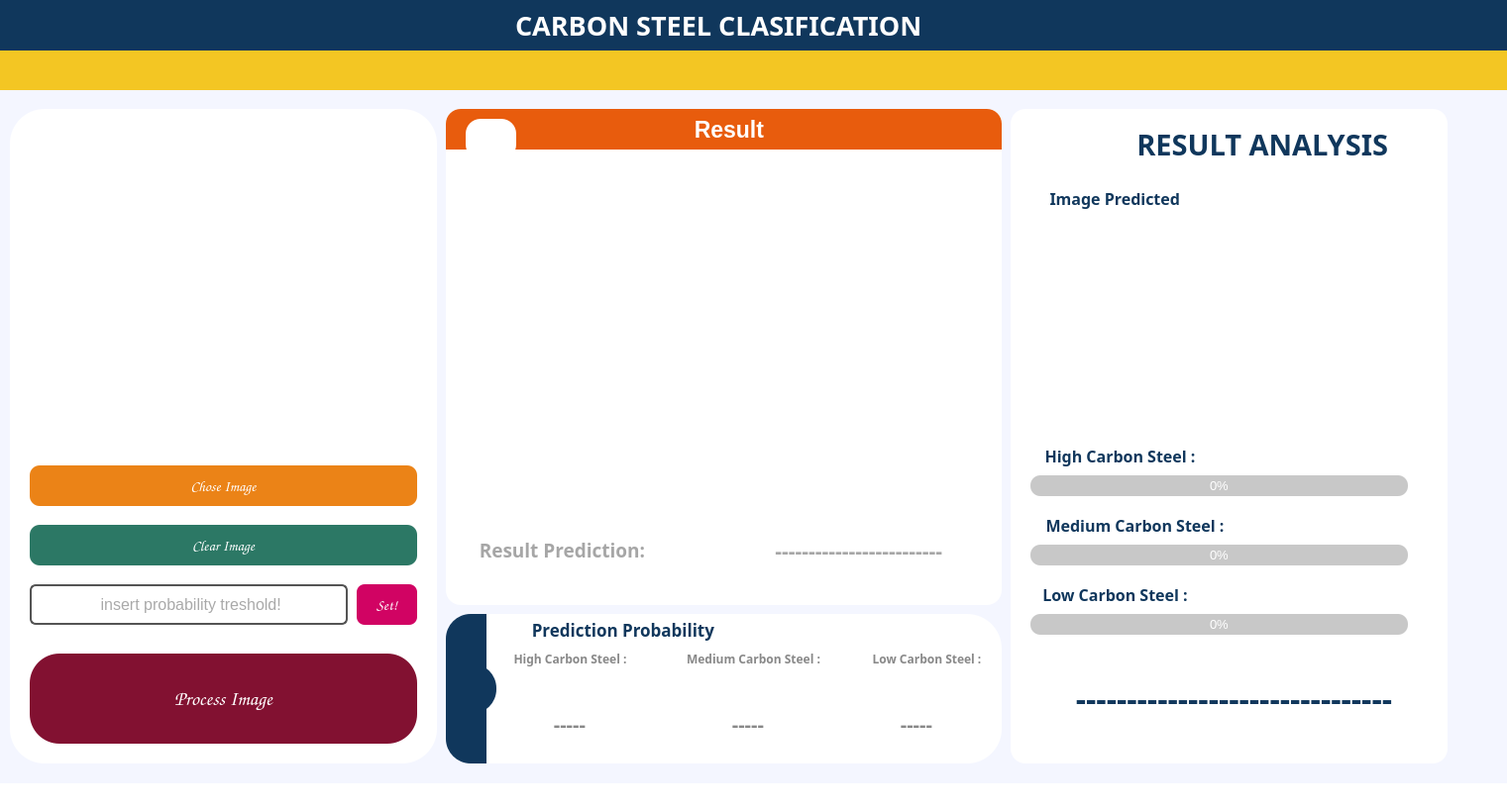
<?xml version="1.0" encoding="UTF-8"?>
<ui version="4.0">
 <class>MainWindow</class>
 <widget class="QMainWindow" name="MainWindow">
  <property name="geometry">
   <rect>
    <x>0</x>
    <y>0</y>
    <width>1521</width>
    <height>820</height>
   </rect>
  </property>
  <property name="font">
   <font>
    <pointsize>8</pointsize>
   </font>
  </property>
  <property name="windowTitle">
   <string>MainWindow</string>
  </property>
  <property name="styleSheet">
   <string notr="true">background-color:rgb(255, 255, 255)</string>
  </property>
  <widget class="QWidget" name="centralwidget">
   <widget class="QWidget" name="main_widget" native="true">
    <property name="geometry">
     <rect>
      <x>0</x>
      <y>50</y>
      <width>1841</width>
      <height>741</height>
     </rect>
    </property>
    <property name="styleSheet">
     <string notr="true">background-color: rgb(244, 246, 255);</string>
    </property>
    <widget class="QWidget" name="widget" native="true">
     <property name="geometry">
      <rect>
       <x>0</x>
       <y>0</y>
       <width>1841</width>
       <height>41</height>
      </rect>
     </property>
     <property name="styleSheet">
      <string notr="true">background-color: rgb(243, 198, 35);</string>
     </property>
     <widget class="QLabel" name="label">
      <property name="geometry">
       <rect>
        <x>630</x>
        <y>8</y>
        <width>71</width>
        <height>31</height>
       </rect>
      </property>
      <property name="text">
       <string/>
      </property>
      <property name="pixmap">
       <pixmap resource="resources.qrc">:/res/icon/Logo-its-biru-transparan.png</pixmap>
      </property>
      <property name="scaledContents">
       <bool>true</bool>
      </property>
     </widget>
     <widget class="QLabel" name="label_4">
      <property name="geometry">
       <rect>
        <x>710</x>
        <y>8</y>
        <width>41</width>
        <height>31</height>
       </rect>
      </property>
      <property name="text">
       <string/>
      </property>
      <property name="pixmap">
       <pixmap resource="resources.qrc">:/res/icon/1542522165-1elektro.png</pixmap>
      </property>
      <property name="scaledContents">
       <bool>true</bool>
      </property>
     </widget>
     <widget class="QLabel" name="label_5">
      <property name="geometry">
       <rect>
        <x>770</x>
        <y>10</y>
        <width>91</width>
        <height>31</height>
       </rect>
      </property>
      <property name="text">
       <string/>
      </property>
      <property name="pixmap">
       <pixmap resource="resources.qrc">:/res/icon/logo_image_1631632938.png</pixmap>
      </property>
      <property name="scaledContents">
       <bool>true</bool>
      </property>
     </widget>
    </widget>
    <widget class="QWidget" name="widget_4" native="true">
     <property name="geometry">
      <rect>
       <x>450</x>
       <y>60</y>
       <width>561</width>
       <height>501</height>
      </rect>
     </property>
     <property name="styleSheet">
      <string notr="true">QWidget{
background-color: rgb(255, 255, 255);
border-radius: 15px;
}</string>
     </property>
     <widget class="QWidget" name="widget_6" native="true">
      <property name="geometry">
       <rect>
        <x>0</x>
        <y>0</y>
        <width>561</width>
        <height>41</height>
       </rect>
      </property>
      <property name="styleSheet">
       <string notr="true">QWidget{
background-color: #E85C0D;
    border-top-left-radius: 15px;
    border-top-right-radius: 15px;
    border-bottom-right-radius: 0;
    border-bottom-left-radius: 0;
}</string>
      </property>
      <widget class="QWidget" name="widget_7" native="true">
       <property name="geometry">
        <rect>
         <x>20</x>
         <y>700</y>
         <width>521</width>
         <height>711</height>
        </rect>
       </property>
       <property name="styleSheet">
        <string notr="true">QWidget{
background-color: rgb(255, 255, 255);
border-radius: 35px;
}</string>
       </property>
       <widget class="QLabel" name="label_13">
        <property name="geometry">
         <rect>
          <x>10</x>
          <y>30</y>
          <width>511</width>
          <height>431</height>
         </rect>
        </property>
        <property name="text">
         <string/>
        </property>
        <property name="pixmap">
         <pixmap resource="resources.qrc">:/res/icon/Please insert Image.png</pixmap>
        </property>
        <property name="alignment">
         <set>Qt::AlignCenter</set>
        </property>
       </widget>
       <widget class="QPushButton" name="pb_insertimage_13">
        <property name="geometry">
         <rect>
          <x>20</x>
          <y>470</y>
          <width>491</width>
          <height>51</height>
         </rect>
        </property>
        <property name="font">
         <font>
          <family>Comic Sans MS</family>
          <pointsize>12</pointsize>
          <weight>75</weight>
          <bold>true</bold>
         </font>
        </property>
        <property name="styleSheet">
         <string notr="true">QPushButton{
color:white;
border:none;
background-color: rgb(235, 131, 23);
border-radius:10px;
}

QPushButton:checked{
color:white;
background-color: #F3C623

}
</string>
        </property>
        <property name="text">
         <string>Chose Image</string>
        </property>
        <property name="icon">
         <iconset resource="resources.qrc">
          <normaloff>:/res/icon/photo (1).png</normaloff>:/res/icon/photo (1).png</iconset>
        </property>
        <property name="iconSize">
         <size>
          <width>30</width>
          <height>30</height>
         </size>
        </property>
        <property name="checkable">
         <bool>true</bool>
        </property>
        <property name="autoExclusive">
         <bool>true</bool>
        </property>
       </widget>
       <widget class="QPushButton" name="pb_insertimage_14">
        <property name="geometry">
         <rect>
          <x>20</x>
          <y>530</y>
          <width>491</width>
          <height>51</height>
         </rect>
        </property>
        <property name="font">
         <font>
          <family>Comic Sans MS</family>
          <pointsize>12</pointsize>
          <weight>75</weight>
          <bold>true</bold>
         </font>
        </property>
        <property name="styleSheet">
         <string notr="true">QPushButton{
color:white;
border:none;
background-color: #2C7865;
border-radius:10px;
}

QPushButton:checked{
color:white;
background-color: #4CCD99

}
</string>
        </property>
        <property name="text">
         <string>Clear Image</string>
        </property>
        <property name="icon">
         <iconset resource="resources.qrc">
          <normaloff>:/res/icon/image.png</normaloff>:/res/icon/image.png</iconset>
        </property>
        <property name="iconSize">
         <size>
          <width>30</width>
          <height>30</height>
         </size>
        </property>
        <property name="checkable">
         <bool>true</bool>
        </property>
        <property name="autoExclusive">
         <bool>true</bool>
        </property>
       </widget>
       <widget class="QPushButton" name="pb_insertimage_15">
        <property name="geometry">
         <rect>
          <x>20</x>
          <y>590</y>
          <width>491</width>
          <height>101</height>
         </rect>
        </property>
        <property name="font">
         <font>
          <family>Comic Sans MS</family>
          <pointsize>12</pointsize>
          <weight>75</weight>
          <bold>true</bold>
         </font>
        </property>
        <property name="styleSheet">
         <string notr="true">QPushButton{
color:white;
border:none;
background-color: #821131;
border-radius:10px;
}

QPushButton:checked{
color:white;
background-color: #C7253E

}
</string>
        </property>
        <property name="text">
         <string>Process Image</string>
        </property>
        <property name="icon">
         <iconset resource="resources.qrc">
          <normaloff>:/res/icon/image-processing.png</normaloff>:/res/icon/image-processing.png</iconset>
        </property>
        <property name="iconSize">
         <size>
          <width>60</width>
          <height>60</height>
         </size>
        </property>
        <property name="checkable">
         <bool>true</bool>
        </property>
        <property name="autoExclusive">
         <bool>true</bool>
        </property>
       </widget>
       <widget class="QLabel" name="label_14">
        <property name="geometry">
         <rect>
          <x>520</x>
          <y>200</y>
          <width>511</width>
          <height>431</height>
         </rect>
        </property>
        <property name="text">
         <string/>
        </property>
        <property name="pixmap">
         <pixmap resource="resources.qrc">:/res/icon/Please insert Image.png</pixmap>
        </property>
        <property name="alignment">
         <set>Qt::AlignCenter</set>
        </property>
       </widget>
      </widget>
      <widget class="QLabel" name="label_8">
       <property name="geometry">
        <rect>
         <x>230</x>
         <y>0</y>
         <width>91</width>
         <height>41</height>
        </rect>
       </property>
       <property name="font">
        <font>
         <pointsize>17</pointsize>
         <weight>75</weight>
         <bold>true</bold>
        </font>
       </property>
       <property name="styleSheet">
        <string notr="true">color: rgb(255, 255, 255);</string>
       </property>
       <property name="text">
        <string>Result</string>
       </property>
       <property name="alignment">
        <set>Qt::AlignRight|Qt::AlignTrailing|Qt::AlignVCenter</set>
       </property>
      </widget>
     </widget>
     <widget class="QLabel" name="label_9">
      <property name="geometry">
       <rect>
        <x>20</x>
        <y>60</y>
        <width>531</width>
        <height>351</height>
       </rect>
      </property>
      <property name="text">
       <string/>
      </property>
      <property name="pixmap">
       <pixmap resource="resources.qrc">:/res/icon/efearg.png</pixmap>
      </property>
      <property name="scaledContents">
       <bool>true</bool>
      </property>
      <property name="alignment">
       <set>Qt::AlignCenter</set>
      </property>
     </widget>
     <widget class="QLabel" name="lblimg_resultimage">
      <property name="geometry">
       <rect>
        <x>30</x>
        <y>70</y>
        <width>511</width>
        <height>331</height>
       </rect>
      </property>
      <property name="text">
       <string/>
      </property>
      <property name="pixmap">
       <pixmap resource="resources.qrc">:/res/icon/Teks paragraf Anda.png</pixmap>
      </property>
      <property name="scaledContents">
       <bool>true</bool>
      </property>
      <property name="alignment">
       <set>Qt::AlignCenter</set>
      </property>
     </widget>
     <widget class="QLabel" name="label_11">
      <property name="geometry">
       <rect>
        <x>10</x>
        <y>420</y>
        <width>191</width>
        <height>51</height>
       </rect>
      </property>
      <property name="font">
       <font>
        <family>Yu Gothic UI Semibold</family>
        <pointsize>14</pointsize>
        <weight>75</weight>
        <bold>true</bold>
       </font>
      </property>
      <property name="layoutDirection">
       <enum>Qt::RightToLeft</enum>
      </property>
      <property name="autoFillBackground">
       <bool>false</bool>
      </property>
      <property name="styleSheet">
       <string notr="true">
color: rgb(166, 166, 166);</string>
      </property>
      <property name="text">
       <string>Result Prediction:</string>
      </property>
      <property name="alignment">
       <set>Qt::AlignRight|Qt::AlignTrailing|Qt::AlignVCenter</set>
      </property>
     </widget>
     <widget class="QLabel" name="lbl_resultPrediction">
      <property name="geometry">
       <rect>
        <x>220</x>
        <y>420</y>
        <width>281</width>
        <height>51</height>
       </rect>
      </property>
      <property name="font">
       <font>
        <family>Yu Gothic UI Semibold</family>
        <pointsize>16</pointsize>
        <weight>75</weight>
        <bold>true</bold>
       </font>
      </property>
      <property name="layoutDirection">
       <enum>Qt::RightToLeft</enum>
      </property>
      <property name="autoFillBackground">
       <bool>false</bool>
      </property>
      <property name="styleSheet">
       <string notr="true">
color: rgb(166, 166, 166);</string>
      </property>
      <property name="text">
       <string>-------------------------</string>
      </property>
      <property name="alignment">
       <set>Qt::AlignRight|Qt::AlignTrailing|Qt::AlignVCenter</set>
      </property>
     </widget>
     <widget class="QLabel" name="label_7">
      <property name="geometry">
       <rect>
        <x>20</x>
        <y>10</y>
        <width>51</width>
        <height>41</height>
       </rect>
      </property>
      <property name="font">
       <font>
        <pointsize>8</pointsize>
       </font>
      </property>
      <property name="text">
       <string/>
      </property>
      <property name="pixmap">
       <pixmap resource="resources.qrc">:/res/icon/performance.png</pixmap>
      </property>
      <property name="scaledContents">
       <bool>true</bool>
      </property>
      <property name="alignment">
       <set>Qt::AlignCenter</set>
      </property>
     </widget>
    </widget>
    <widget class="QWidget" name="widget_2" native="true">
     <property name="geometry">
      <rect>
       <x>10</x>
       <y>60</y>
       <width>431</width>
       <height>661</height>
      </rect>
     </property>
     <property name="styleSheet">
      <string notr="true">QWidget{
background-color: rgb(255, 255, 255);
border-radius: 35px;
}</string>
     </property>
     <widget class="QLabel" name="lblimg_insertImage">
      <property name="geometry">
       <rect>
        <x>20</x>
        <y>20</y>
        <width>391</width>
        <height>321</height>
       </rect>
      </property>
      <property name="styleSheet">
       <string notr="true"/>
      </property>
      <property name="text">
       <string/>
      </property>
      <property name="pixmap">
       <pixmap resource="resources.qrc">:/res/icon/Please insert Image.png</pixmap>
      </property>
      <property name="scaledContents">
       <bool>true</bool>
      </property>
      <property name="alignment">
       <set>Qt::AlignCenter</set>
      </property>
     </widget>
     <widget class="QPushButton" name="pb_choseimage">
      <property name="geometry">
       <rect>
        <x>20</x>
        <y>360</y>
        <width>391</width>
        <height>41</height>
       </rect>
      </property>
      <property name="font">
       <font>
        <family>Comic Sans MS</family>
        <pointsize>11</pointsize>
        <weight>75</weight>
        <bold>true</bold>
       </font>
      </property>
      <property name="styleSheet">
       <string notr="true">QPushButton{
color:white;
border:none;
background-color: rgb(235, 131, 23);
border-radius:10px;
}

QPushButton:hover {
    background-color: rgb(235, 131, 23);
}

QPushButton:pressed {
    background-color: #F3C623
}

</string>
      </property>
      <property name="text">
       <string>Chose Image</string>
      </property>
      <property name="icon">
       <iconset resource="resources.qrc">
        <normaloff>:/res/icon/photo (1).png</normaloff>:/res/icon/photo (1).png</iconset>
      </property>
      <property name="iconSize">
       <size>
        <width>25</width>
        <height>25</height>
       </size>
      </property>
      <property name="checkable">
       <bool>false</bool>
      </property>
      <property name="autoExclusive">
       <bool>false</bool>
      </property>
     </widget>
     <widget class="QPushButton" name="pb_clearimage">
      <property name="geometry">
       <rect>
        <x>20</x>
        <y>420</y>
        <width>391</width>
        <height>41</height>
       </rect>
      </property>
      <property name="font">
       <font>
        <family>Comic Sans MS</family>
        <pointsize>11</pointsize>
        <weight>75</weight>
        <bold>true</bold>
       </font>
      </property>
      <property name="styleSheet">
       <string notr="true">QPushButton{
color:white;
border:none;
background-color: #2C7865;
border-radius:10px;
}



QPushButton:hover {
    background-color: #2C7865;
}

QPushButton:pressed {
    background-color: #4CCD99;
}
</string>
      </property>
      <property name="text">
       <string>Clear Image</string>
      </property>
      <property name="icon">
       <iconset resource="resources.qrc">
        <normaloff>:/res/icon/image.png</normaloff>:/res/icon/image.png</iconset>
      </property>
      <property name="iconSize">
       <size>
        <width>25</width>
        <height>25</height>
       </size>
      </property>
      <property name="checkable">
       <bool>false</bool>
      </property>
      <property name="autoExclusive">
       <bool>true</bool>
      </property>
     </widget>
     <widget class="QLabel" name="label_6">
      <property name="geometry">
       <rect>
        <x>520</x>
        <y>200</y>
        <width>511</width>
        <height>431</height>
       </rect>
      </property>
      <property name="text">
       <string/>
      </property>
      <property name="pixmap">
       <pixmap resource="resources.qrc">:/res/icon/Please insert Image.png</pixmap>
      </property>
      <property name="alignment">
       <set>Qt::AlignCenter</set>
      </property>
     </widget>
     <widget class="QLineEdit" name="tb_treshold">
      <property name="geometry">
       <rect>
        <x>20</x>
        <y>480</y>
        <width>321</width>
        <height>41</height>
       </rect>
      </property>
      <property name="font">
       <font>
        <pointsize>12</pointsize>
       </font>
      </property>
      <property name="styleSheet">
       <string notr="true">QLineEdit {
        border: 2px solid rgb(84, 84, 84);
        border-radius: 6px;
		color :rgb(84, 84, 84);
        background-color: rgb(255, 255, 255);
    }
    QLineEdit:hover {
        border: 2px solid rgb(48, 50, 62);
    }
    QLineEdit:focus {
        border: 2px solid #D10363; 
		
	background-color: rgb(227, 227, 227);
	
    }



</string>
      </property>
      <property name="alignment">
       <set>Qt::AlignCenter</set>
      </property>
      <property name="placeholderText">
       <string> insert probability treshold!</string>
      </property>
     </widget>
     <widget class="QPushButton" name="pb_setTreshold">
      <property name="geometry">
       <rect>
        <x>350</x>
        <y>480</y>
        <width>61</width>
        <height>41</height>
       </rect>
      </property>
      <property name="font">
       <font>
        <family>Comic Sans MS</family>
        <pointsize>11</pointsize>
        <weight>75</weight>
        <bold>true</bold>
       </font>
      </property>
      <property name="styleSheet">
       <string notr="true">QPushButton{
color:white;
border:none;
background-color: #D10363;
border-radius:8px;
}


QPushButton:hover {
    background-color: #D10363;
}

QPushButton:pressed {
    background-color: #EB3678;
}
</string>
      </property>
      <property name="text">
       <string>Set!</string>
      </property>
      <property name="iconSize">
       <size>
        <width>30</width>
        <height>30</height>
       </size>
      </property>
      <property name="checkable">
       <bool>false</bool>
      </property>
      <property name="autoExclusive">
       <bool>false</bool>
      </property>
     </widget>
     <widget class="QPushButton" name="pb_processimage">
      <property name="geometry">
       <rect>
        <x>20</x>
        <y>550</y>
        <width>391</width>
        <height>91</height>
       </rect>
      </property>
      <property name="font">
       <font>
        <family>Comic Sans MS</family>
        <pointsize>15</pointsize>
        <weight>75</weight>
        <bold>true</bold>
       </font>
      </property>
      <property name="styleSheet">
       <string notr="true">QPushButton{
color:white;
border:none;
background-color: #821131;
border-radius:30px;
}


QPushButton:hover {
    background-color: #821131;
}

QPushButton:pressed {
    background-color: #A02334;
}

</string>
      </property>
      <property name="text">
       <string>Process Image</string>
      </property>
      <property name="icon">
       <iconset resource="resources.qrc">
        <normaloff>:/res/icon/image-processing.png</normaloff>:/res/icon/image-processing.png</iconset>
      </property>
      <property name="iconSize">
       <size>
        <width>60</width>
        <height>60</height>
       </size>
      </property>
      <property name="checkable">
       <bool>false</bool>
      </property>
      <property name="autoExclusive">
       <bool>false</bool>
      </property>
     </widget>
    </widget>
    <widget class="QWidget" name="widget_5" native="true">
     <property name="geometry">
      <rect>
       <x>450</x>
       <y>570</y>
       <width>561</width>
       <height>151</height>
      </rect>
     </property>
     <property name="styleSheet">
      <string notr="true">QWidget{
background-color: rgb(255, 255, 255);
border-radius: 35px;
}</string>
     </property>
     <widget class="QWidget" name="widget_10" native="true">
      <property name="geometry">
       <rect>
        <x>0</x>
        <y>0</y>
        <width>41</width>
        <height>151</height>
       </rect>
      </property>
      <property name="styleSheet">
       <string notr="true">QWidget{
background-color: #10375C;
    border-top-left-radius: 25px;
    border-top-right-radius: 0;
    border-bottom-right-radius: 0;
    border-bottom-left-radius: 25px;
}</string>
      </property>
      <widget class="QWidget" name="widget_11" native="true">
       <property name="geometry">
        <rect>
         <x>740</x>
         <y>150</y>
         <width>741</width>
         <height>241</height>
        </rect>
       </property>
       <property name="styleSheet">
        <string notr="true">QWidget{
background-color: rgb(255, 255, 255);
border-radius: 35px;
}</string>
       </property>
      </widget>
      <widget class="QWidget" name="widget_12" native="true">
       <property name="geometry">
        <rect>
         <x>60</x>
         <y>140</y>
         <width>61</width>
         <height>241</height>
        </rect>
       </property>
       <property name="styleSheet">
        <string notr="true">QWidget{
background-color: #10375C;
    border-top-left-radius: 35px;
    border-top-right-radius: 0;
    border-bottom-right-radius: 0;
    border-bottom-left-radius: 35px;
}</string>
       </property>
       <widget class="QWidget" name="widget_13" native="true">
        <property name="geometry">
         <rect>
          <x>740</x>
          <y>150</y>
          <width>741</width>
          <height>241</height>
         </rect>
        </property>
        <property name="styleSheet">
         <string notr="true">QWidget{
background-color: rgb(255, 255, 255);
border-radius: 35px;
}</string>
        </property>
       </widget>
      </widget>
     </widget>
     <widget class="QWidget" name="widget_14" native="true">
      <property name="geometry">
       <rect>
        <x>20</x>
        <y>50</y>
        <width>31</width>
        <height>51</height>
       </rect>
      </property>
      <property name="styleSheet">
       <string notr="true">QWidget{
background-color: #10375C;
    border-top-left-radius: 0;
    border-top-right-radius: 25px;
    border-bottom-right-radius: 25px;
    border-bottom-left-radius: 0;
box-shadow: 0px -3px 5px #a6a6a6;

}

</string>
      </property>
      <widget class="QWidget" name="widget_15" native="true">
       <property name="geometry">
        <rect>
         <x>740</x>
         <y>150</y>
         <width>741</width>
         <height>241</height>
        </rect>
       </property>
       <property name="styleSheet">
        <string notr="true">QWidget{
background-color: rgb(255, 255, 255);
border-radius: 35px;
}</string>
       </property>
      </widget>
      <widget class="QWidget" name="widget_16" native="true">
       <property name="geometry">
        <rect>
         <x>60</x>
         <y>140</y>
         <width>61</width>
         <height>241</height>
        </rect>
       </property>
       <property name="styleSheet">
        <string notr="true">QWidget{
background-color: #10375C;
    border-top-left-radius: 35px;
    border-top-right-radius: 0;
    border-bottom-right-radius: 0;
    border-bottom-left-radius: 35px;
}</string>
       </property>
       <widget class="QWidget" name="widget_17" native="true">
        <property name="geometry">
         <rect>
          <x>740</x>
          <y>150</y>
          <width>741</width>
          <height>241</height>
         </rect>
        </property>
        <property name="styleSheet">
         <string notr="true">QWidget{
background-color: rgb(255, 255, 255);
border-radius: 35px;
}</string>
        </property>
       </widget>
      </widget>
     </widget>
     <widget class="QLabel" name="label_15">
      <property name="geometry">
       <rect>
        <x>60</x>
        <y>30</y>
        <width>131</width>
        <height>31</height>
       </rect>
      </property>
      <property name="font">
       <font>
        <family>Yu Gothic UI Semibold</family>
        <pointsize>9</pointsize>
        <weight>75</weight>
        <bold>true</bold>
       </font>
      </property>
      <property name="layoutDirection">
       <enum>Qt::RightToLeft</enum>
      </property>
      <property name="autoFillBackground">
       <bool>false</bool>
      </property>
      <property name="styleSheet">
       <string notr="true">color: rgb(136, 136, 136)
</string>
      </property>
      <property name="text">
       <string>High Carbon Steel :</string>
      </property>
      <property name="alignment">
       <set>Qt::AlignCenter</set>
      </property>
     </widget>
     <widget class="QLabel" name="label_18">
      <property name="geometry">
       <rect>
        <x>50</x>
        <y>0</y>
        <width>221</width>
        <height>31</height>
       </rect>
      </property>
      <property name="font">
       <font>
        <family>Yu Gothic UI Semibold</family>
        <pointsize>13</pointsize>
        <weight>75</weight>
        <bold>true</bold>
       </font>
      </property>
      <property name="layoutDirection">
       <enum>Qt::RightToLeft</enum>
      </property>
      <property name="autoFillBackground">
       <bool>false</bool>
      </property>
      <property name="styleSheet">
       <string notr="true">color: #10375C
</string>
      </property>
      <property name="text">
       <string>Prediction Probability</string>
      </property>
      <property name="alignment">
       <set>Qt::AlignRight|Qt::AlignTrailing|Qt::AlignVCenter</set>
      </property>
     </widget>
     <widget class="QLabel" name="label_16">
      <property name="geometry">
       <rect>
        <x>230</x>
        <y>30</y>
        <width>161</width>
        <height>31</height>
       </rect>
      </property>
      <property name="font">
       <font>
        <family>Yu Gothic UI Semibold</family>
        <pointsize>9</pointsize>
        <weight>75</weight>
        <bold>true</bold>
       </font>
      </property>
      <property name="layoutDirection">
       <enum>Qt::RightToLeft</enum>
      </property>
      <property name="autoFillBackground">
       <bool>false</bool>
      </property>
      <property name="styleSheet">
       <string notr="true">color: rgb(136, 136, 136)
</string>
      </property>
      <property name="text">
       <string>Medium Carbon Steel :</string>
      </property>
      <property name="alignment">
       <set>Qt::AlignCenter</set>
      </property>
     </widget>
     <widget class="QLabel" name="label_17">
      <property name="geometry">
       <rect>
        <x>420</x>
        <y>30</y>
        <width>131</width>
        <height>31</height>
       </rect>
      </property>
      <property name="font">
       <font>
        <family>Yu Gothic UI Semibold</family>
        <pointsize>9</pointsize>
        <weight>75</weight>
        <bold>true</bold>
       </font>
      </property>
      <property name="layoutDirection">
       <enum>Qt::RightToLeft</enum>
      </property>
      <property name="autoFillBackground">
       <bool>false</bool>
      </property>
      <property name="styleSheet">
       <string notr="true">color: rgb(136, 136, 136)
</string>
      </property>
      <property name="text">
       <string>Low Carbon Steel :</string>
      </property>
      <property name="alignment">
       <set>Qt::AlignCenter</set>
      </property>
     </widget>
     <widget class="QLabel" name="lbl_HCS">
      <property name="geometry">
       <rect>
        <x>60</x>
        <y>80</y>
        <width>81</width>
        <height>61</height>
       </rect>
      </property>
      <property name="font">
       <font>
        <family>Yu Gothic UI Semibold</family>
        <pointsize>15</pointsize>
        <weight>75</weight>
        <bold>true</bold>
       </font>
      </property>
      <property name="layoutDirection">
       <enum>Qt::RightToLeft</enum>
      </property>
      <property name="autoFillBackground">
       <bool>false</bool>
      </property>
      <property name="styleSheet">
       <string notr="true">color: rgb(136, 136, 136)
</string>
      </property>
      <property name="text">
       <string>-----</string>
      </property>
      <property name="alignment">
       <set>Qt::AlignRight|Qt::AlignTrailing|Qt::AlignVCenter</set>
      </property>
     </widget>
     <widget class="QLabel" name="lbl_MCS">
      <property name="geometry">
       <rect>
        <x>240</x>
        <y>80</y>
        <width>81</width>
        <height>61</height>
       </rect>
      </property>
      <property name="font">
       <font>
        <family>Yu Gothic UI Semibold</family>
        <pointsize>15</pointsize>
        <weight>75</weight>
        <bold>true</bold>
       </font>
      </property>
      <property name="layoutDirection">
       <enum>Qt::RightToLeft</enum>
      </property>
      <property name="autoFillBackground">
       <bool>false</bool>
      </property>
      <property name="styleSheet">
       <string notr="true">color: rgb(136, 136, 136)
</string>
      </property>
      <property name="text">
       <string>-----</string>
      </property>
      <property name="alignment">
       <set>Qt::AlignRight|Qt::AlignTrailing|Qt::AlignVCenter</set>
      </property>
     </widget>
     <widget class="QLabel" name="lbl_LCS">
      <property name="geometry">
       <rect>
        <x>410</x>
        <y>80</y>
        <width>81</width>
        <height>61</height>
       </rect>
      </property>
      <property name="font">
       <font>
        <family>Yu Gothic UI Semibold</family>
        <pointsize>15</pointsize>
        <weight>75</weight>
        <bold>true</bold>
       </font>
      </property>
      <property name="layoutDirection">
       <enum>Qt::RightToLeft</enum>
      </property>
      <property name="autoFillBackground">
       <bool>false</bool>
      </property>
      <property name="styleSheet">
       <string notr="true">color: rgb(136, 136, 136)
</string>
      </property>
      <property name="text">
       <string>-----</string>
      </property>
      <property name="alignment">
       <set>Qt::AlignRight|Qt::AlignTrailing|Qt::AlignVCenter</set>
      </property>
     </widget>
    </widget>
    <widget class="QWidget" name="widget_8" native="true">
     <property name="geometry">
      <rect>
       <x>1020</x>
       <y>60</y>
       <width>441</width>
       <height>661</height>
      </rect>
     </property>
     <property name="styleSheet">
      <string notr="true">QWidget{
background-color: rgb(255, 255, 255);
border-radius: 15px;
}</string>
     </property>
     <widget class="QProgressBar" name="PB_MCS">
      <property name="geometry">
       <rect>
        <x>20</x>
        <y>440</y>
        <width>381</width>
        <height>21</height>
       </rect>
      </property>
      <property name="font">
       <font>
        <pointsize>10</pointsize>
        <weight>50</weight>
        <bold>false</bold>
        <strikeout>false</strikeout>
        <kerning>true</kerning>
       </font>
      </property>
      <property name="styleSheet">
       <string notr="true">QProgressBar {
    background-color: rgb(200, 200, 200);
    color: rgb(255, 255, 255);
    border-style: solid;
    border-radius: 10px;
    text-align: center; /* This property does not directly translate to Qt stylesheets */
}

QProgressBar::chunk {
    border-radius: 10px;
    background: qlineargradient(
        x1: 0, y1: 0, x2: 1, y2: 1,
        stop: 0 rgba(185, 105, 254, 255), 
        stop: 1 rgba(106, 211, 255, 255)
    );
}</string>
      </property>
      <property name="value">
       <number>0</number>
      </property>
      <property name="invertedAppearance">
       <bool>false</bool>
      </property>
      <property name="format">
       <string>%p%</string>
      </property>
     </widget>
     <widget class="QProgressBar" name="pb_LCS">
      <property name="geometry">
       <rect>
        <x>20</x>
        <y>510</y>
        <width>381</width>
        <height>21</height>
       </rect>
      </property>
      <property name="font">
       <font>
        <pointsize>10</pointsize>
        <weight>50</weight>
        <bold>false</bold>
        <strikeout>false</strikeout>
        <kerning>true</kerning>
       </font>
      </property>
      <property name="styleSheet">
       <string notr="true">QProgressBar {
    background-color: rgb(200, 200, 200);
       color: rgb(255, 255, 255);
    border-style: solid;

    border-radius: 10px;
    text-align: center; /* This property does not directly translate to Qt stylesheets */
}

QProgressBar::chunk {
    border-radius: 10px;
    background: qlineargradient(
        x1: 0, y1: 0, x2: 1, y2: 1,
		stop: 0 #4a93ff,              /* Bright blue */
        stop: 0.14 #00b9fe,           /* Cyan */
        stop: 0.28 #00dbec,           /* Lighter Cyan */
        stop: 0.42 #00f4cd,           /* Pale turquoise */
        stop: 0.56 #00ffa4,           /* Mint green */
        stop: 0.70 #00ff75,           /* Lime green */
        stop: 0.85 #abff41,           /* Chartreuse green */
        stop: 1 #ffee00               /* Yellow */

    );
}</string>
      </property>
      <property name="value">
       <number>0</number>
      </property>
      <property name="invertedAppearance">
       <bool>false</bool>
      </property>
      <property name="format">
       <string>%p%</string>
      </property>
     </widget>
     <widget class="QProgressBar" name="pb_HCS">
      <property name="geometry">
       <rect>
        <x>20</x>
        <y>370</y>
        <width>381</width>
        <height>21</height>
       </rect>
      </property>
      <property name="font">
       <font>
        <pointsize>10</pointsize>
        <weight>50</weight>
        <bold>false</bold>
        <strikeout>false</strikeout>
        <kerning>true</kerning>
       </font>
      </property>
      <property name="styleSheet">
       <string notr="true">QProgressBar {
    background-color: rgb(200, 200, 200);
       color: rgb(255, 255, 255);
    border-style: solid;

    border-radius: 10px;
    text-align: center; /* This property does not directly translate to Qt stylesheets */
}

QProgressBar::chunk {
    border-radius: 10px;
    background: qlineargradient(
        x1: 0, y1: 0, x2: 1, y2: 1,
		stop: 0 rgba(255, 69, 0, 255),   /* Red Orange */
		stop: 1 rgba(255, 255, 0, 255)   /* Yellow */

    );
}</string>
      </property>
      <property name="value">
       <number>0</number>
      </property>
      <property name="invertedAppearance">
       <bool>false</bool>
      </property>
      <property name="format">
       <string>%p%</string>
      </property>
     </widget>
     <widget class="QLabel" name="label_25">
      <property name="geometry">
       <rect>
        <x>20</x>
        <y>340</y>
        <width>181</width>
        <height>21</height>
       </rect>
      </property>
      <property name="font">
       <font>
        <family>Yu Gothic UI Semibold</family>
        <pointsize>12</pointsize>
        <weight>75</weight>
        <bold>true</bold>
       </font>
      </property>
      <property name="layoutDirection">
       <enum>Qt::RightToLeft</enum>
      </property>
      <property name="autoFillBackground">
       <bool>false</bool>
      </property>
      <property name="styleSheet">
       <string notr="true">
color: rgb(16, 55, 92);
</string>
      </property>
      <property name="text">
       <string>High Carbon Steel :</string>
      </property>
      <property name="alignment">
       <set>Qt::AlignCenter</set>
      </property>
     </widget>
     <widget class="QLabel" name="label_26">
      <property name="geometry">
       <rect>
        <x>20</x>
        <y>410</y>
        <width>211</width>
        <height>21</height>
       </rect>
      </property>
      <property name="font">
       <font>
        <family>Yu Gothic UI Semibold</family>
        <pointsize>12</pointsize>
        <weight>75</weight>
        <bold>true</bold>
       </font>
      </property>
      <property name="layoutDirection">
       <enum>Qt::RightToLeft</enum>
      </property>
      <property name="autoFillBackground">
       <bool>false</bool>
      </property>
      <property name="styleSheet">
       <string notr="true">
color: rgb(16, 55, 92);
</string>
      </property>
      <property name="text">
       <string>Medium Carbon Steel :</string>
      </property>
      <property name="alignment">
       <set>Qt::AlignCenter</set>
      </property>
     </widget>
     <widget class="QLabel" name="label_27">
      <property name="geometry">
       <rect>
        <x>20</x>
        <y>480</y>
        <width>171</width>
        <height>21</height>
       </rect>
      </property>
      <property name="font">
       <font>
        <family>Yu Gothic UI Semibold</family>
        <pointsize>12</pointsize>
        <weight>75</weight>
        <bold>true</bold>
       </font>
      </property>
      <property name="layoutDirection">
       <enum>Qt::RightToLeft</enum>
      </property>
      <property name="autoFillBackground">
       <bool>false</bool>
      </property>
      <property name="styleSheet">
       <string notr="true">
color: rgb(16, 55, 92);
</string>
      </property>
      <property name="text">
       <string>Low Carbon Steel :</string>
      </property>
      <property name="alignment">
       <set>Qt::AlignCenter</set>
      </property>
     </widget>
     <widget class="QLabel" name="label_28">
      <property name="geometry">
       <rect>
        <x>40</x>
        <y>10</y>
        <width>341</width>
        <height>51</height>
       </rect>
      </property>
      <property name="font">
       <font>
        <family>LEMON MILK Medium</family>
        <pointsize>22</pointsize>
        <weight>75</weight>
        <bold>true</bold>
       </font>
      </property>
      <property name="layoutDirection">
       <enum>Qt::RightToLeft</enum>
      </property>
      <property name="autoFillBackground">
       <bool>false</bool>
      </property>
      <property name="styleSheet">
       <string notr="true">
color: rgb(16, 55, 92);
</string>
      </property>
      <property name="text">
       <string>RESULT ANALYSIS</string>
      </property>
      <property name="alignment">
       <set>Qt::AlignRight|Qt::AlignTrailing|Qt::AlignVCenter</set>
      </property>
     </widget>
     <widget class="QLabel" name="label_29">
      <property name="geometry">
       <rect>
        <x>20</x>
        <y>70</y>
        <width>151</width>
        <height>41</height>
       </rect>
      </property>
      <property name="font">
       <font>
        <family>Yu Gothic UI Semibold</family>
        <pointsize>12</pointsize>
        <weight>75</weight>
        <bold>true</bold>
       </font>
      </property>
      <property name="layoutDirection">
       <enum>Qt::RightToLeft</enum>
      </property>
      <property name="autoFillBackground">
       <bool>false</bool>
      </property>
      <property name="styleSheet">
       <string notr="true">
color: rgb(16, 55, 92);
</string>
      </property>
      <property name="text">
       <string>Image Predicted</string>
      </property>
      <property name="alignment">
       <set>Qt::AlignRight|Qt::AlignTrailing|Qt::AlignVCenter</set>
      </property>
     </widget>
     <widget class="QLabel" name="lbl_result">
      <property name="geometry">
       <rect>
        <x>20</x>
        <y>560</y>
        <width>411</width>
        <height>71</height>
       </rect>
      </property>
      <property name="font">
       <font>
        <family>Freehand521 BT</family>
        <pointsize>24</pointsize>
        <weight>75</weight>
        <bold>true</bold>
       </font>
      </property>
      <property name="layoutDirection">
       <enum>Qt::LeftToRight</enum>
      </property>
      <property name="autoFillBackground">
       <bool>false</bool>
      </property>
      <property name="styleSheet">
       <string notr="true">
color: rgb(16, 55, 92);
</string>
      </property>
      <property name="text">
       <string>-------------------------------</string>
      </property>
      <property name="alignment">
       <set>Qt::AlignCenter</set>
      </property>
     </widget>
     <widget class="QLabel" name="lblimg_imagpredicted">
      <property name="geometry">
       <rect>
        <x>18</x>
        <y>110</y>
        <width>411</width>
        <height>201</height>
       </rect>
      </property>
      <property name="autoFillBackground">
       <bool>false</bool>
      </property>
      <property name="text">
       <string/>
      </property>
      <property name="pixmap">
       <pixmap resource="resources.qrc">:/res/icon/No source Image.png</pixmap>
      </property>
      <property name="alignment">
       <set>Qt::AlignCenter</set>
      </property>
     </widget>
    </widget>
   </widget>
   <widget class="QWidget" name="Header_widget" native="true">
    <property name="geometry">
     <rect>
      <x>0</x>
      <y>0</y>
      <width>1841</width>
      <height>51</height>
     </rect>
    </property>
    <property name="font">
     <font>
      <pointsize>10</pointsize>
     </font>
    </property>
    <property name="styleSheet">
     <string notr="true">background-color: rgb(16, 55, 92);</string>
    </property>
    <widget class="QLabel" name="label_3">
     <property name="geometry">
      <rect>
       <x>520</x>
       <y>0</y>
       <width>471</width>
       <height>51</height>
      </rect>
     </property>
     <property name="font">
      <font>
       <family>Berlin Sans FB Demi</family>
       <pointsize>20</pointsize>
       <weight>75</weight>
       <bold>true</bold>
      </font>
     </property>
     <property name="styleSheet">
      <string notr="true">color: rgb(255, 255, 255);</string>
     </property>
     <property name="text">
      <string>CARBON STEEL CLASIFICATION</string>
     </property>
    </widget>
   </widget>
  </widget>
  <widget class="QMenuBar" name="menubar">
   <property name="geometry">
    <rect>
     <x>0</x>
     <y>0</y>
     <width>1521</width>
     <height>26</height>
    </rect>
   </property>
  </widget>
  <widget class="QStatusBar" name="statusbar"/>
 </widget>
 <resources>
  <include location="resources.qrc"/>
 </resources>
 <connections/>
</ui>
